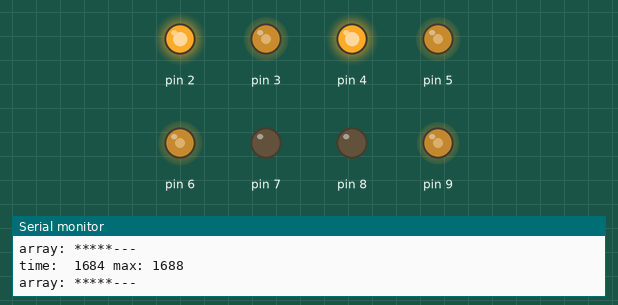
The sketch below on a simulated Arduino Uno, built with avr-gcc and run on an emulated ATmega328P. Parts: output pins drawn as LEDs (lit = HIGH), the last lines printed to the serial monitor.

Above: at 6.93 s.
At 27.4 s:
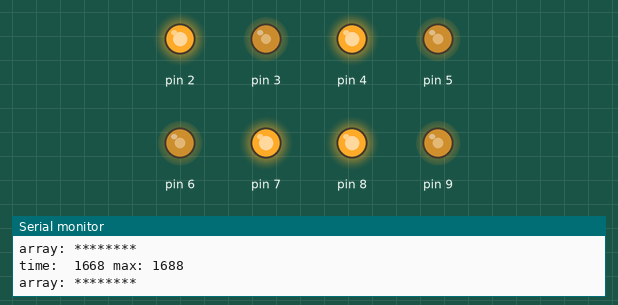
At 32.81 s:
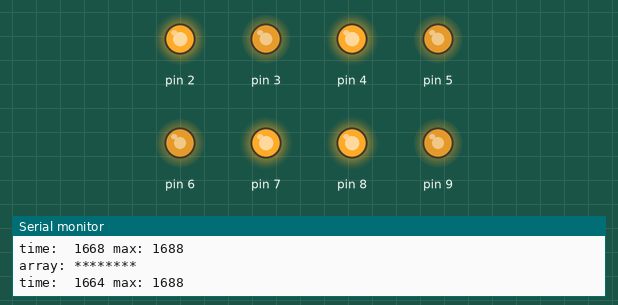
At 39.21 s:
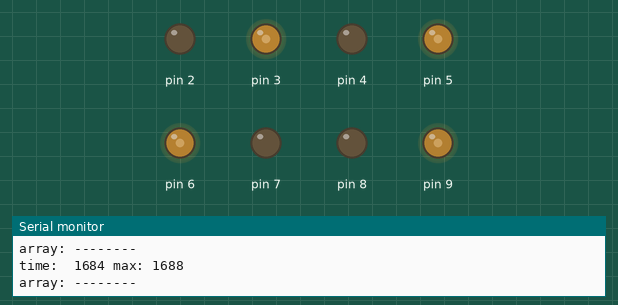
Timing chart, 0 to 40.0 s (numbered marks = the images above):
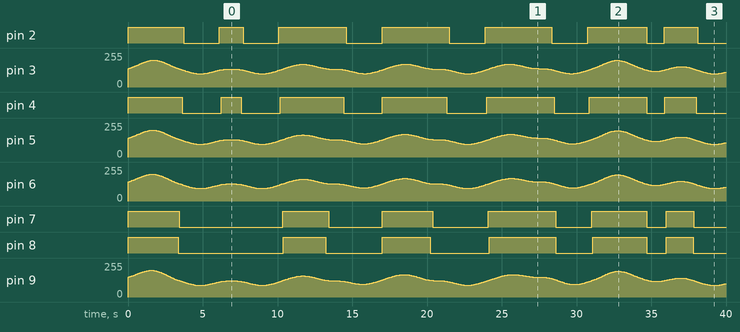

Measured:
- by itself, pin 2: LOW → HIGH at 0.00 s, → LOW 3.7 s later, → HIGH 2.4 s later, → LOW 1.6 s later, … (14 changes in this stretch)
- by itself, pin 4: goes HIGH 3.6 s, LOW 2.6 s, HIGH 1.3 s, 4 × (LOW 2.6 s, HIGH 4.3 s), LOW 1.2 s, HIGH 2.1 s, then LOW
- by itself, pin 7: LOW → HIGH at 0.00 s, → LOW 3.4 s later, → HIGH 6.9 s later, → LOW 3.1 s later, … (12 changes in this stretch)
- by itself, pin 8: LOW → HIGH at 0.00 s, → LOW 3.4 s later, → HIGH 7.0 s later, → LOW 2.8 s later, … (12 changes in this stretch)

The sketch:

perlinNoise01.ino
```cpp
/* Perlin improved noise implementation for Arduino
   Fixed Point
   http://mrl.nyu.edu/~perlin/noise/INoise.java

   Changed the lookup tables with prerendered to store in Program memory.
   Otherwise Arduino has a memory shortage.

   copyleft kasperkamperman.com 15-12-2013
*/

#include <avr/pgmspace.h>

// permutation array
PROGMEM prog_uchar p[] = {
   151,160,137,91,90,15,
   131,13,201,95,96,53,194,233,7,225,140,36,103,30,69,142,8,99,37,240,21,10,23,
   190, 6,148,247,120,234,75,0,26,197,62,94,252,219,203,117,35,11,32,57,177,33,
   88,237,149,56,87,174,20,125,136,171,168, 68,175,74,165,71,134,139,48,27,166,
   77,146,158,231,83,111,229,122,60,211,133,230,220,105,92,41,55,46,245,40,244,
   102,143,54, 65,25,63,161, 1,216,80,73,209,76,132,187,208, 89,18,169,200,196,
   135,130,116,188,159,86,164,100,109,198,173,186, 3,64,52,217,226,250,124,123,
   5,202,38,147,118,126,255,82,85,212,207,206,59,227,47,16,58,17,182,189,28,42,
   223,183,170,213,119,248,152, 2,44,154,163, 70,221,153,101,155,167, 43,172,9,
   129,22,39,253, 19,98,108,110,79,113,224,232,178,185, 112,104,218,246,97,228,
   251,34,242,193,238,210,144,12,191,179,162,241, 81,51,145,235,249,14,239,107,
   49,192,214, 31,181,199,106,157,184, 84,204,176,115,121,50,45,127, 4,150,254,
   138,236,205,93,222,114,67,29,24,72,243,141,128,195,78,66,215,61,156,180,
};

// array below generated with this code line in the INoise code.
// static { for (int i=0; i < 256 ; i++) fade[i] = (int)((1<<12)*f(i/256.)); }
PROGMEM prog_uint16_t fadeArray[] = {
0,    0,    0,    0,    0,    0,    0,    0,    1,    1,    2,    3,    3,    4,    6,    7,
9,    10,   12,   14,   17,   19,   22,   25,   29,   32,   36,   40,   45,   49,   54,   60,
65,   71,   77,   84,   91,   98,   105,  113,  121,  130,  139,  148,  158,  167,  178,  188,
199,  211,  222,  234,  247,  259,  273,  286,  300,  314,  329,  344,  359,  374,  390,  407,
424,  441,  458,  476,  494,  512,  531,  550,  570,  589,  609,  630,  651,  672,  693,  715,
737,  759,  782,  805,  828,  851,  875,  899,  923,  948,  973,  998,  1023, 1049, 1074, 1100,
1127, 1153, 1180, 1207, 1234, 1261, 1289, 1316, 1344, 1372, 1400, 1429, 1457, 1486, 1515, 1543,
1572, 1602, 1631, 1660, 1690, 1719, 1749, 1778, 1808, 1838, 1868, 1898, 1928, 1958, 1988, 2018,
2048, 2077, 2107, 2137, 2167, 2197, 2227, 2257, 2287, 2317, 2346, 2376, 2405, 2435, 2464, 2493,
2523, 2552, 2580, 2609, 2638, 2666, 2695, 2723, 2751, 2779, 2806, 2834, 2861, 2888, 2915, 2942,
2968, 2995, 3021, 3046, 3072, 3097, 3122, 3147, 3172, 3196, 3220, 3244, 3267, 3290, 3313, 3336,
3358, 3380, 3402, 3423, 3444, 3465, 3486, 3506, 3525, 3545, 3564, 3583, 3601, 3619, 3637, 3654,
3672, 3688, 3705, 3721, 3736, 3751, 3766, 3781, 3795, 3809, 3822, 3836, 3848, 3861, 3873, 3884,
3896, 3907, 3917, 3928, 3937, 3947, 3956, 3965, 3974, 3982, 3990, 3997, 4004, 4011, 4018, 4024,
4030, 4035, 4041, 4046, 4050, 4055, 4059, 4063, 4066, 4070, 4073, 4076, 4078, 4081, 4083, 4085,
4086, 4088, 4089, 4091, 4092, 4092, 4093, 4094, 4094, 4095, 4095, 4095, 4095, 4095, 4095, 4095,
};


const byte amountOfLights = 8;

int lightArray[amountOfLights];  // lightArray is in bytes just values in range of 0 - 255

unsigned long currentTime;     // for time measuring purposes
unsigned long passedTime;      // for time measuring purposes
unsigned long longestTime = 0; // for time measuring purposes

long perlinTimeInc = 1000L;// 1000;
long perlinXInc    = 1000L;
long perlinYInc    = 1000L;

unsigned long perlinTimePosition = 0;

void setup()
{   Serial.begin(57600);

    // while testing 200000 seems like a reasonable maximum
    // above that the precision gets less
    perlinTimePosition = 0; //200000;

    for(int led=0; led<amountOfLights; led++){
        pinMode(led+2, OUTPUT);
    }
}

void loop()
{
    currentTime = micros(); // store current time

    for(int i=0;i<amountOfLights;i++)
    {
      //float x = float(i)*perlinXInc; // input for x value in the renderNoise function
      long x = i*perlinXInc;

      //int val = inoise(x, 0, perlinTimePosition);
      int val = renderNoise(x, 0, perlinTimePosition);

      lightArray[i] = val;
    }

    // go a step further in time (input for y function in perlin noise)
    perlinTimePosition = perlinTimePosition + perlinTimeInc;

    // calculate the time the whole calculation took
    passedTime = micros()-currentTime;

    // because times will variate, remember the maximum time it took
    if(passedTime>longestTime) longestTime = passedTime;

    // print the time it took for the current calculation and the maximum time

    Serial.print("time:  ");
    Serial.print(passedTime);
    Serial.print(" max: ");
    Serial.println(longestTime);
    Serial.print("array: ");

    // print the array to see the result
    // I calculate back to float just for printing purposes
    // I this way so actually see a perlin effect

    for(int i=0;i<amountOfLights;i++)
    {
      int difference = lightArray[i];
      analogWrite(i+2, difference);
      if(difference>127) Serial.print("*");
      else               Serial.print("-");
    }

    Serial.println();

    delay(50);
}

// returns a value between 0 - 255 for lights
int renderNoise(unsigned long x, unsigned long y, unsigned long z)
{ //return constrain(137 + inoise(x, y, z)>>9, 0, 255); // 127 + 10 zie Processing
  return 137 + (inoise(x, y, z)>>9);
  //return 137 + (inoise(x, y, z)/512);
}

#define P(x) pgm_read_byte_near(p + ((x)&255))

long inoise(unsigned long x, unsigned long y, unsigned long z)
{
      long X = x>>16 & 255, Y = y>>16 & 255, Z = z>>16 & 255, N = 1L<<16;
      x &= N-1; y &= N-1; z &= N-1;

      long u=fade(x),v=fade(y),w=fade(z), A=P(X)+Y, AA=P(A)+Z, AB=P(A+1)+Z, B=P(X+1)+Y, BA=P(B)+Z, BB=P(B+1)+Z;

      return lerp(w, lerp(v, lerp(u, grad(P(AA), x   , y   , z   ),
                                     grad(P(BA), x-N , y   , z   )),
                             lerp(u, grad(P(AB), x   , y-N , z   ),
                                     grad(P(BB), x-N , y-N , z   ))),
                     lerp(v, lerp(u, grad(P(AA+1), x   , y   , z-N ),
                                     grad(P(BA+1), x-N , y   , z-N )),
                             lerp(u, grad(P(AB+1), x   , y-N , z-N ),
                                     grad(P(BB+1), x-N , y-N , z-N ))));
}

long lerp(long t, long a, long b) { return a + (t * (b - a) >> 12); }

long grad(long hash, long x, long y, long z)
{ long h = hash&15, u = h<8?x:y, v = h<4?y:h==12||h==14?x:z;
  return ((h&1) == 0 ? u : -u) + ((h&2) == 0 ? v : -v);
}

#define F(x) pgm_read_word_near(fadeArray + (x))

long fade(long t)
{
  long t0 = F(t >> 8), t1 = F(min(255, (t >> 8) + 1));
  return t0 + ( (t & 255) * (t1 - t0) >> 8 );
}
```
